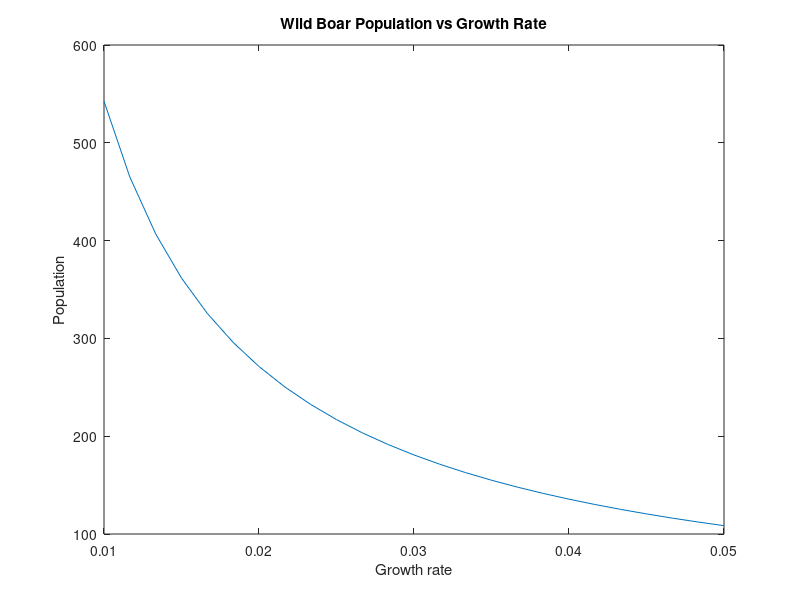

Write the MATLAB code that produced this figure.
clearvars
clc
close all

bp = 11.35e6;  %Belgian Population/ when the wild boar population equals belgian population
wbp = 50e3;   %Wild Boar Population
gr = 0.48; 

gr_row = linspace(0.01, 0.05, 25)    %from 0.01 to 0.05, 25 indices
y = 1./gr_row*log(bp/wbp)     %Notice the change to point division

%Plotting
plot(gr_row, y)
xlabel 'Growth rate'
ylabel 'Population'
title 'Wild Boar Population vs Growth Rate'